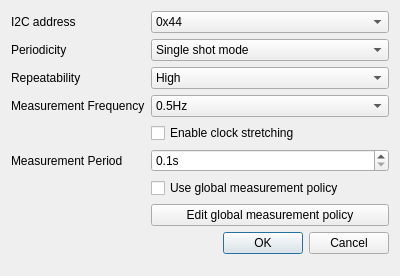
<?xml version="1.0" encoding="UTF-8"?>
<ui version="4.0">
 <class>SensorSHT35Dialog</class>
 <widget class="QDialog" name="SensorSHT35Dialog">
  <property name="geometry">
   <rect>
    <x>0</x>
    <y>0</y>
    <width>400</width>
    <height>276</height>
   </rect>
  </property>
  <property name="windowTitle">
   <string>Dialog</string>
  </property>
  <layout class="QFormLayout" name="formLayout">
   <item row="0" column="0">
    <widget class="QLabel" name="addressLabel">
     <property name="text">
      <string>I2C address</string>
     </property>
    </widget>
   </item>
   <item row="0" column="1">
    <widget class="QComboBox" name="addressBox">
     <item>
      <property name="text">
       <string>0x44</string>
      </property>
     </item>
     <item>
      <property name="text">
       <string>0x45</string>
      </property>
     </item>
    </widget>
   </item>
   <item row="1" column="0">
    <widget class="QLabel" name="periodicityLabel">
     <property name="text">
      <string>Periodicity</string>
     </property>
    </widget>
   </item>
   <item row="1" column="1">
    <widget class="QComboBox" name="periodicityBox">
     <property name="currentIndex">
      <number>0</number>
     </property>
     <property name="insertPolicy">
      <enum>QComboBox::NoInsert</enum>
     </property>
     <item>
      <property name="text">
       <string>Single shot mode</string>
      </property>
     </item>
     <item>
      <property name="text">
       <string>Periodic mode</string>
      </property>
     </item>
    </widget>
   </item>
   <item row="2" column="0">
    <widget class="QLabel" name="repeatabilityLabel">
     <property name="text">
      <string>Repeatability</string>
     </property>
    </widget>
   </item>
   <item row="2" column="1">
    <widget class="QComboBox" name="repeatabilityBox">
     <item>
      <property name="text">
       <string>High</string>
      </property>
     </item>
     <item>
      <property name="text">
       <string>Medium</string>
      </property>
     </item>
     <item>
      <property name="text">
       <string>Low</string>
      </property>
     </item>
    </widget>
   </item>
   <item row="4" column="0">
    <widget class="QLabel" name="rateLabel">
     <property name="text">
      <string>Measurement Frequency</string>
     </property>
    </widget>
   </item>
   <item row="4" column="1">
    <widget class="QComboBox" name="rateBox">
     <item>
      <property name="text">
       <string>0.5Hz</string>
      </property>
     </item>
     <item>
      <property name="text">
       <string>1Hz</string>
      </property>
     </item>
     <item>
      <property name="text">
       <string>2Hz</string>
      </property>
     </item>
     <item>
      <property name="text">
       <string>4Hz</string>
      </property>
     </item>
     <item>
      <property name="text">
       <string>10Hz</string>
      </property>
     </item>
    </widget>
   </item>
   <item row="5" column="1">
    <widget class="QCheckBox" name="clockStretchingBox">
     <property name="text">
      <string>Enable clock stretching</string>
     </property>
    </widget>
   </item>
   <item row="7" column="0">
    <widget class="QLabel" name="periodLabel">
     <property name="text">
      <string>Measurement Period</string>
     </property>
    </widget>
   </item>
   <item row="7" column="1">
    <widget class="QDoubleSpinBox" name="periodBox">
     <property name="suffix">
      <string notr="true">s</string>
     </property>
     <property name="decimals">
      <number>1</number>
     </property>
     <property name="minimum">
      <double>0.100000000000000</double>
     </property>
     <property name="maximum">
      <double>6553.500000000000000</double>
     </property>
     <property name="singleStep">
      <double>0.100000000000000</double>
     </property>
    </widget>
   </item>
   <item row="10" column="0" colspan="2">
    <widget class="QDialogButtonBox" name="confirmBox">
     <property name="orientation">
      <enum>Qt::Horizontal</enum>
     </property>
     <property name="standardButtons">
      <set>QDialogButtonBox::Cancel|QDialogButtonBox::Ok</set>
     </property>
    </widget>
   </item>
   <item row="8" column="1">
    <widget class="QCheckBox" name="gperiodBox">
     <property name="text">
      <string>Use global measurement policy</string>
     </property>
    </widget>
   </item>
   <item row="9" column="1">
    <widget class="QPushButton" name="gperiodButton">
     <property name="text">
      <string>Edit global measurement policy</string>
     </property>
    </widget>
   </item>
  </layout>
 </widget>
 <resources/>
 <connections>
  <connection>
   <sender>confirmBox</sender>
   <signal>accepted()</signal>
   <receiver>SensorSHT35Dialog</receiver>
   <slot>accept()</slot>
   <hints>
    <hint type="sourcelabel">
     <x>248</x>
     <y>254</y>
    </hint>
    <hint type="destinationlabel">
     <x>157</x>
     <y>274</y>
    </hint>
   </hints>
  </connection>
  <connection>
   <sender>confirmBox</sender>
   <signal>rejected()</signal>
   <receiver>SensorSHT35Dialog</receiver>
   <slot>reject()</slot>
   <hints>
    <hint type="sourcelabel">
     <x>316</x>
     <y>260</y>
    </hint>
    <hint type="destinationlabel">
     <x>286</x>
     <y>274</y>
    </hint>
   </hints>
  </connection>
 </connections>
</ui>
